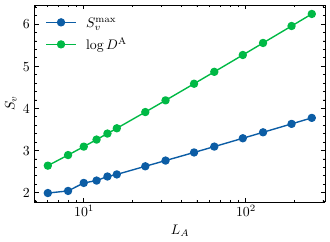

This figure's Python source:
#!/usr/bin/env python
# -*- coding: utf-8 -*-
import numpy as np
import matplotlib.pyplot as plt
plt.style.use('science')

fig, axs = plt.subplots(1, 1)

LList = [6, 8, 10, 12, 14, 16, 24, 32, 48, 64, 96, 128, 192, 256]

#------------------------------------------------------------------------------
# exact EE from MPS calculation
#------------------------------------------------------------------------------
filename = "../data/entropyMaxList.dat"
filename = "../data/entropyMaxITensor.dat"
datas = np.loadtxt(filename)
xdat, ydat, zdat = datas[:, 0], datas[:, 1], datas[:, 2]
entropyMaxList = []
for iL, L in enumerate(xdat):
    if int(L) in LList:
        entropyMaxList.append(zdat[iL])
plt.plot(LList, entropyMaxList, '-o', ms=5, label=r'$S_v^{\text{max}}$')

#------------------------------------------------------------------------------
# EE_GD bound
#------------------------------------------------------------------------------
filename = "../data/degeneracy.dat"
datas = np.loadtxt(filename)
xdat, ydat, zdat = datas[:, 0], datas[:, 1], datas[:, 2]

logD_OBCList = []
for iL, L in enumerate(xdat):
    if int(L) in LList:
        logD_OBCList.append(np.log(ydat[iL]))

plt.plot(LList, logD_OBCList, '-o', ms=5, label=r"$\log D^{\text{A}}$")

plt.xlabel(r"$L_A$")
plt.ylabel(r"$S_v$")
plt.xscale('log')
plt.legend(loc=0)
# plt.savefig('./AKLT.pdf')
plt.show()
